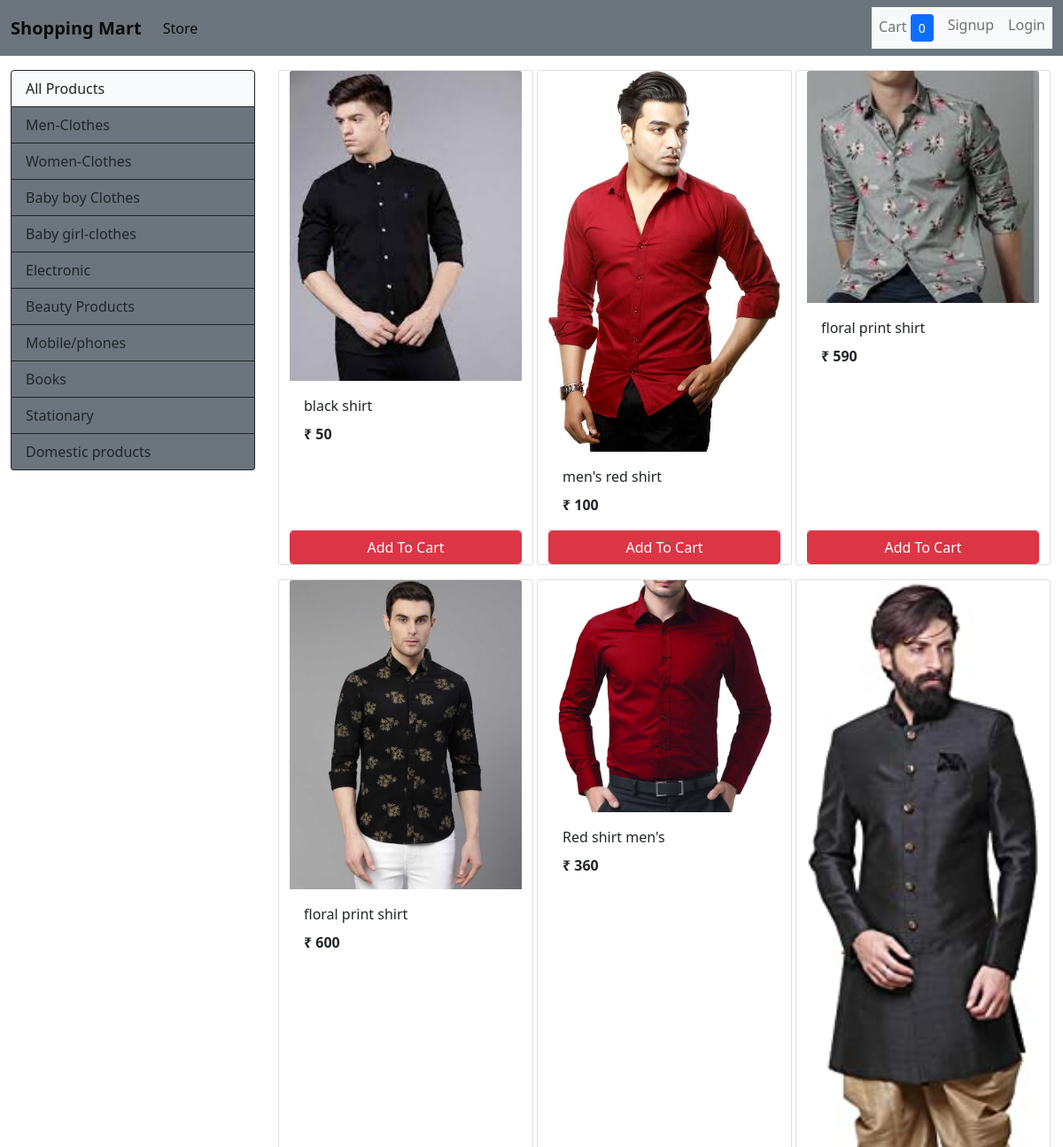
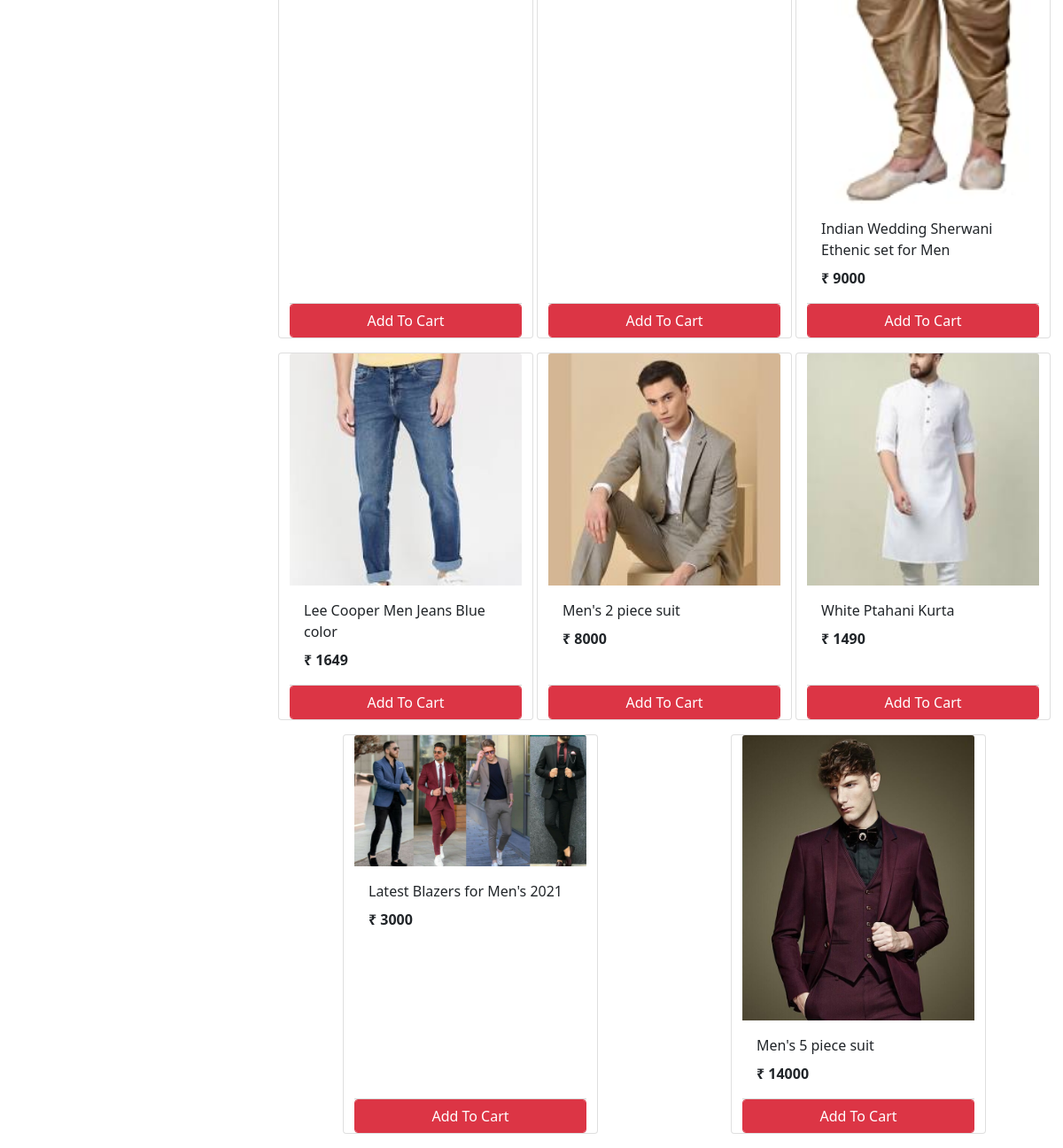
/?category=1, run on the app's committed database (2 pictures, top to bottom).
### store/models/category.py (models this page shows, shortened)
class Category(models.Model):
    name = models.CharField(max_length=20)
    @staticmethod
    def get_all_categorys():
     return Category.objects.all()

### store/models/product.py (models this page shows, shortened)
class Product(models.Model):
    name = models.CharField(max_length=50)
    price = models.IntegerField(default=0)
    category = models.ForeignKey(Category , on_delete=models.CASCADE , default=1)
    description = models.CharField(max_length=200, default='' , null=True , blank=True)
    image = models.ImageField(upload_to='uploads/products/')
    @staticmethod
    def get_all_products_by_categoryid(category_id):
        if category_id:
          return Product.objects.filter(category=category_id)
        else:
            return Product.get_all_products();

### store/views/home.py (the view, shortened to what this page needs)
# urls.py: path('', Index.as_view() , name='homepage'),
class Index(View):
    def get(self , request):
        cart = request.session.get('cart')
        if not cart:
            request.session['cart'] = {}
        products = None
        categorys = Category.get_all_categorys()
        categoryID = request.GET.get('category')
        if categoryID:
            products = Product.get_all_products_by_categoryid(categoryID)
        else:
            products = Product.get_all_products()
        data = {}
        data['products'] = products
        data['categorys'] = categorys
        print('you are : ', request.session.get('email'))
        return render(request, 'index.html', data, )

### store/templatetags/cart.py (called while the page is built)
@register.filter(name='is_in_cart')
def is_in_cart(product , cart):
    keys = cart.keys()
    for id in keys:
        if int(id) == product.id:
            return True
    return False;

### store/templatetags/custom_filter.py (called while the page is built)
@register.filter(name='currency')
def currency(number):
    return "₹ "+str(number)

### store/templates/index.html (shortened to what this page needs)
{% extends 'base.html' %}
{% block content %}
{% load cart %}
{% load custom_filter %}
<div class="container-fluid mt-3">
 <div class="row">
<div class="col-lg-3 mx-auto">
  <div class="list-group">
    <a href="/"
    class="list-group-item list-group-item-action bg-light border-dark">All Products</a>
    {% for category in categorys %}
    <a href="/?category={{category.id}}"
     class="list-group-item list-group-item-action bg-secondary border-dark">{{category.name}}</a>
    {% endfor %}
  </div>
</div>
    <div id= 'products' class="col-lg-9 mx-auto bg-seconday">
      <div class="row mx-auto">
        {% for product in products %}
        <div class= "card mx-auto mb-3" id={{product.id}} style="width: 18rem;">
          <img class="card-img-top" src="{{product.image.url}}" alt="Card image cap">
          <div class="card-body">
            <p class="card-title">{{product.name}}</p>
            <p class="card-text"><b>{{product.price|currency}}</b></p>
          </div>
          <div class="card-footer p-0 no-gutters">
            {% if product|is_in_cart:request.session.cart %}
            <div class="row no-gutters">
              <form action="/#{{product.id}}" class=" col-2 " method="POST">
                {% csrf_token %}
                <input hidden type="text" name='product' value="{{product.id}}">
                <input hidden type="text" name='remove' value='True'>
                <input type="submit" value=" - " class="col-2 btn btn-block btn-info">
              </form>
              <div class="text-center col">{{product|cart_quantity:request.session.cart}} in Cart</div>
              <form action="/#{{product.id}}" class=" col-2 " method="POST">
                {% csrf_token %}
                <input hidden type="text" name='product' value="{{product.id}}">
                <input type="submit" value=" + " class="col-2 btn btn-block btn-info">
              </form>
            </div>
            {% else %}
            <form action="/#{{product.id}}" method="POST" class="btn-block">
              <input type="submit" class="float-right btn-block btn btn-danger
              form-control" value="Add To Cart">
            </form>
            {% endif %}
          </div>
        </div>
    {% endfor %}
    </div>
  </div>
 </div>
</div>
{% endblock %}

### store/templates/base.html (shortened to what this page needs)
<!doctype html>
<html lang="en">
  <head>
    <link href="https://cdn.jsdelivr.net/npm/bootstrap@5.0.1/dist/css/bootstrap.min.css" rel="stylesheet">
  </head>
  <body>
 <nav class="navbar navbar-expand-lg navbar-light border-dark bg-secondary">
  <div class="container-fluid">
    <a class="navbar-brand" href="/"><b>Shopping Mart</b></a>
    <div class="collapse navbar-collapse" id="navbarSupportedContent">
      <ul class="navbar-nav me-auto mb-2 mb-lg-0">
        <li class="nav-item">
          <a class="nav-link active" aria-current="page" href="#">Store</a>
        </li>
      </ul>
      <ul class="navbar-nav my-2 my-lg-0 bg-light ">
        <li class="nav-item">
          <a class="nav-link " aria-current="page" href="/cart">Cart
           <span class="btn btn-primary btn-sm">{{request.session.cart.keys|length}}</span>
          </a>
        </li>
        {% if request.session.customer %}
        <li class="nav-item">
          <a class="nav-link " aria-current="page" href="/orders">Orders</a>
        </li>
        <li class="nav-item">
          <a class="nav-link " aria-current="page" href="/logout">Logout</a>
        </li>
        {% else %}
        <li class="nav-item">
          <a class="nav-link " aria-current="page" href="/signup">Signup</a>
        </li>
        <li class="nav-item">
          <a class="nav-link " aria-current="page" href="/login">Login</a>
        </li>
          {% endif %}
      </ul>
    </div>
  </div>
</nav>
       {%block content %}{% endblock %}
  </body>
</html>

### data on the page
Category: name "Men-Clothes"
Category: name "Women-Clothes"
Category: name "Baby boy Clothes"
Category: name "Baby girl-clothes"
Category: name "Electronic"
Category: name "Beauty Products"
Category: name "Mobile/phones"
Category: name "Books"
Category: name "Stationary"
Category: name "Domestic products"
Product: image (picture), name "black shirt", price "₹ 50"
Product: image (picture), name "men's red shirt", price "₹ 100"
Product: image (picture), name "floral print shirt", price "₹ 590"
Product: image (picture), name "floral print shirt", price "₹ 600"
Product: image (picture), name "Red shirt men's", price "₹ 360"
Product: image (picture), name "Indian Wedding Sherwani Ethenic set for Men", price "₹ 9000"
Product: image (picture), name "Lee Cooper Men Jeans Blue color", price "₹ 1649"
Product: image (picture), name "Men's 2 piece suit", price "₹ 8000"
Product: image (picture), name "White Ptahani Kurta", price "₹ 1490"
Product: image (placeholder picture), name "Latest Blazers for Men's 2021", price "₹ 3000"
Product: image (picture), name "Men's 5 piece suit", price "₹ 14000"

### other printed values
{{ request.session.cart.keys|length }} "0"
